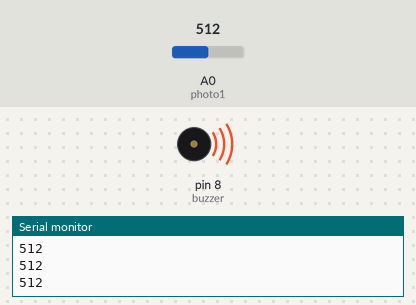
The sketch below on a simulated Arduino Uno, built with avr-gcc and run on an emulated ATmega328P. Shown: buzzer (waves = sounding), the last lines printed to the serial monitor. The test bench sets the inputs (shaded band); at power-on: A0 (photo1) = 512.

Above: at 1.2 s.
1.3 s: A0 (photo1) set to 23
2.8 s: A0 (photo1) set to 18
At 4.0 s:
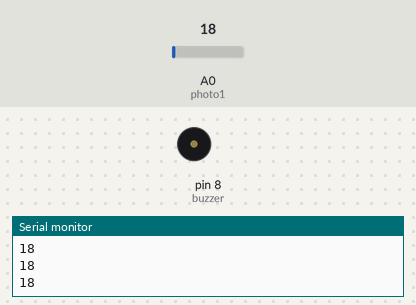
4.3 s: A0 (photo1) set to 122
At 5.1 s:
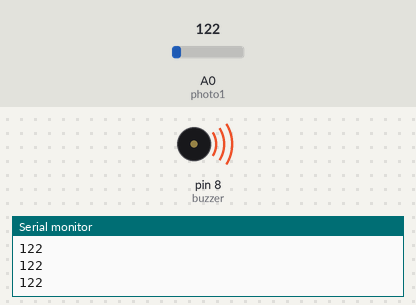
5.8 s: A0 (photo1) set to 10
At 6.2 s:
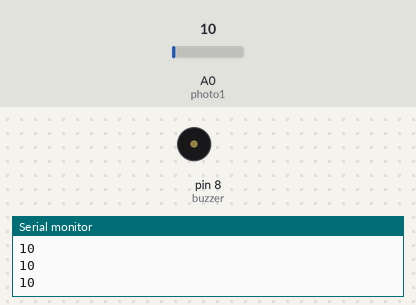
Timing chart, 0 to 8.3 s (numbered marks = the images above; inputs shaded):
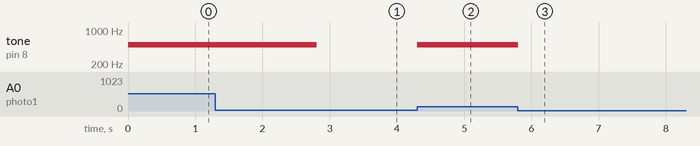

The sketch:

light_theremin.ino
```cpp
// C++ code
//
int buzzer = 8;
int photo1 = A0;
void setup()
{
  pinMode(buzzer, OUTPUT);
  pinMode(photo1, INPUT);
  Serial.begin(9600);
}

void loop()
{
  int photo1_signal = analogRead(photo1);
  Serial.println(photo1_signal);

  if(photo1_signal > 20){
  tone(buzzer, 500);
  }
  else{
    noTone(buzzer);
  }
}
```

Measured:
- the behaviour switches between 21 and 20 on A0 (photo1) (found by bisection; images 0 and 1)
- after the input at 2.8 s, tone on pin 8 (buzzer): 500 Hz → silent at once
- after the input at 4.3 s, tone on pin 8 (buzzer): silent → 500 Hz at once
- after the input at 5.8 s, tone on pin 8 (buzzer): 500 Hz → silent at once
